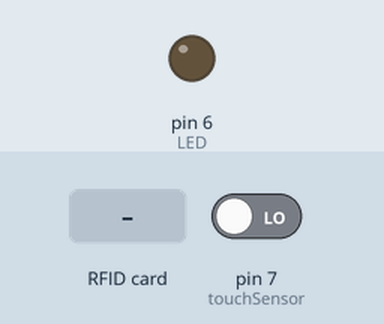
This sketch was run on a simulated Arduino Uno, built with avr-gcc and run on an emulated ATmega328P. On the bench: output pins drawn as LEDs (lit = HIGH). The test bench sets the inputs (shaded band); at power-on: pin 7 (touchSensor) LOW. The audio player accepts every command and is not drawn; pins used as bus, display or sensor lines are not drawn; what the sketch prints to the serial monitor is not drawn.

Above: at 1.7 s.
1.8 s: pin 7 (touchSensor) driven HIGH
At 3.0 s:
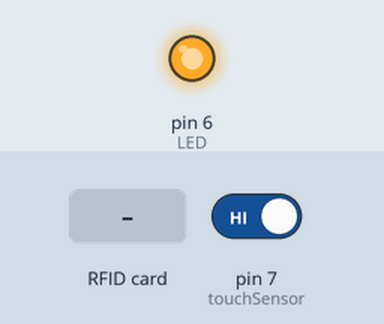
3.3 s: RFID card DA 5D 55 17 held to the reader
Timing chart, 0 to 6.3 s (numbered marks = the images above; inputs shaded):
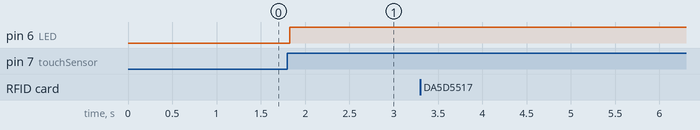

Measured:
- after the input at 1.8 s, pin 6 (LED): LOW → HIGH at once
- after the input at 3.3 s, every drawn part: stays the same

The sketch:

RFID_Piezo_MP3.ino
```cpp
#include <SPI.h>
#include <MFRC522.h>
#include <Arduino.h>
#include <SoftwareSerial.h>
#include <DFRobotDFPlayerMini.h>

#define RST_PIN         9           // Configurable, see typical pin layout above
#define SS_PIN          10          // Configurable, see typical pin layout above

int touchSensor = 7;
int LED = 6;
int val = 0;   // 버튼 상태를 저장하는 변수
int val_OLD = 0;
int State = 0; // 0: LED OFF, 1: LED ON

int volume = 15;
void playMusic(int vol, int i);
SoftwareSerial mySoftwareSerial(2, 3); // RX, TX
DFRobotDFPlayerMini myDFPlayer;

MFRC522 mfrc522(SS_PIN, RST_PIN);   // Create MFRC522 instance

#define CARD1 "DA 5D 55 17" // 1번카드
#define CARD2 "35 88 86 4B" // 2번카드

void setup() {
  mySoftwareSerial.begin(9600);
  Serial.begin(115200);
  // Initialize serial communications with the PC
  SPI.begin();                                                  // Init SPI bus
  mfrc522.PCD_Init();                                           // Init MFRC522 card
  Serial.println(F("Read personal data on a MIFARE PICC:"));    //shows in serial that it is ready to read

  if (!myDFPlayer.begin(mySoftwareSerial)) {  //Use softwareSerial to communicate with mp3.
    Serial.println(F("Unable to begin:"));
    Serial.println(F("1.Please recheck the connection!"));
    Serial.println(F("2.Please insert the SD card!"));
    while (true) {
      delay(0); // Code to compatible with ESP8266 watch dog.
    }
  }
  Serial.println(F("DFPlayer Mini online."));

  myDFPlayer.volume(1);       // value 0~30

  pinMode(touchSensor, INPUT);
  pinMode(LED, OUTPUT);
}

void loop() {

  int val = digitalRead(touchSensor);
  if ( (val == HIGH) && (val_OLD == LOW) ) {
    State = 1 - State;
    delay(10);
  }
  val_OLD = val;

  // 버튼을 눌렀을 때 버튼 상태가 HIGH면
  if (State == HIGH) {
    digitalWrite(LED, HIGH);  // LED를 켬
  }
  else {
    digitalWrite(LED, LOW); // LED를 끔
  }

  // Look for new cards
  if ( ! mfrc522.PICC_IsNewCardPresent())
  {
    return;
  }
  // Select one of the cards
  if ( ! mfrc522.PICC_ReadCardSerial())
  {
    return;
  }
  //Show UID on serial monitor
  //Serial.print("UID tag :");
  String content = "";
  byte letter;
  for (byte i = 0; i < mfrc522.uid.size; i++)
  {
    //Serial.print(mfrc522.uid.uidByte[i] < 0x10 ? " 0" : " ");
    //Serial.print(mfrc522.uid.uidByte[i], HEX);
    content.concat(String(mfrc522.uid.uidByte[i] < 0x10 ? " 0" : " "));
    content.concat(String(mfrc522.uid.uidByte[i], HEX));
  }

  //Serial.println();
  //Serial.print("Message : ");

  content.toUpperCase();
  if (content.substring(1) == CARD1) //change here the UID of the card/cards that you want to give access
  {
    Serial.println("1");
    playMusic(volume, 1);
    delay(20);
  } else if (content.substring(1) == CARD2) {
    Serial.println("2");
    playMusic(volume, 2);
    delay(20);
  } else {
    Serial.println("0"); //Access denied.
    myDFPlayer.stop();
    delay(20);
  }

  mfrc522.PICC_HaltA();
  mfrc522.PCD_StopCrypto1();
}

void playMusic(int vol, int i)
{
  myDFPlayer.volume(vol);  //Set volume value. From 0 to 30
  myDFPlayer.play(i);  //Play the first mp3
}
```
